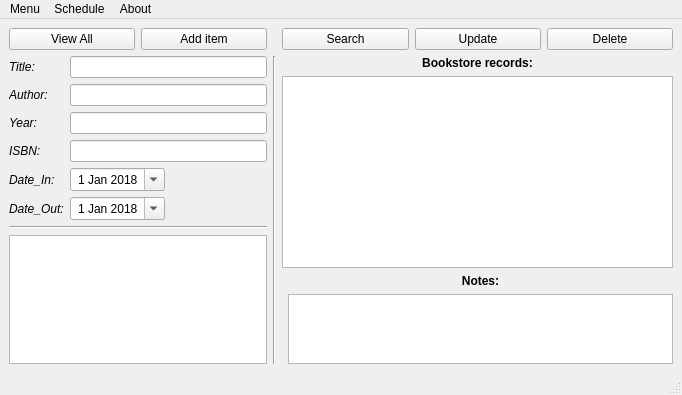
<?xml version="1.0" encoding="UTF-8"?>
<ui version="4.0">
 <class>MainWindow</class>
 <widget class="QMainWindow" name="MainWindow">
  <property name="geometry">
   <rect>
    <x>0</x>
    <y>0</y>
    <width>682</width>
    <height>382</height>
   </rect>
  </property>
  <property name="windowTitle">
   <string>MainWindow</string>
  </property>
  <widget class="QWidget" name="centralwidget">
   <layout class="QGridLayout" name="gridLayout">
    <item row="1" column="3" colspan="3">
     <layout class="QFormLayout" name="formLayout_3">
      <property name="labelAlignment">
       <set>Qt::AlignCenter</set>
      </property>
      <property name="formAlignment">
       <set>Qt::AlignHCenter|Qt::AlignTop</set>
      </property>
      <item row="0" column="0" colspan="2">
       <widget class="QLabel" name="label_7">
        <property name="sizePolicy">
         <sizepolicy hsizetype="Expanding" vsizetype="Preferred">
          <horstretch>0</horstretch>
          <verstretch>0</verstretch>
         </sizepolicy>
        </property>
        <property name="font">
         <font>
          <weight>75</weight>
          <bold>true</bold>
         </font>
        </property>
        <property name="text">
         <string>Bookstore records:</string>
        </property>
        <property name="alignment">
         <set>Qt::AlignCenter</set>
        </property>
       </widget>
      </item>
      <item row="1" column="0" colspan="2">
       <widget class="QListView" name="listView">
        <property name="sizePolicy">
         <sizepolicy hsizetype="Expanding" vsizetype="Minimum">
          <horstretch>0</horstretch>
          <verstretch>0</verstretch>
         </sizepolicy>
        </property>
        <property name="baseSize">
         <size>
          <width>0</width>
          <height>0</height>
         </size>
        </property>
       </widget>
      </item>
      <item row="3" column="1">
       <widget class="QTextBrowser" name="textBrowser">
        <property name="sizePolicy">
         <sizepolicy hsizetype="Expanding" vsizetype="Expanding">
          <horstretch>0</horstretch>
          <verstretch>0</verstretch>
         </sizepolicy>
        </property>
       </widget>
      </item>
      <item row="2" column="1">
       <widget class="QLabel" name="label_8">
        <property name="sizePolicy">
         <sizepolicy hsizetype="Expanding" vsizetype="Preferred">
          <horstretch>0</horstretch>
          <verstretch>0</verstretch>
         </sizepolicy>
        </property>
        <property name="font">
         <font>
          <weight>75</weight>
          <bold>true</bold>
         </font>
        </property>
        <property name="text">
         <string>Notes:</string>
        </property>
        <property name="alignment">
         <set>Qt::AlignCenter</set>
        </property>
       </widget>
      </item>
     </layout>
    </item>
    <item row="0" column="0">
     <widget class="QPushButton" name="pushButton">
      <property name="sizePolicy">
       <sizepolicy hsizetype="Minimum" vsizetype="Fixed">
        <horstretch>0</horstretch>
        <verstretch>0</verstretch>
       </sizepolicy>
      </property>
      <property name="text">
       <string>View All</string>
      </property>
     </widget>
    </item>
    <item row="0" column="4">
     <widget class="QPushButton" name="pushButton_4">
      <property name="text">
       <string>Update</string>
      </property>
     </widget>
    </item>
    <item row="0" column="1">
     <widget class="QPushButton" name="pushButton_2">
      <property name="text">
       <string>Add item</string>
      </property>
     </widget>
    </item>
    <item row="0" column="3">
     <widget class="QPushButton" name="pushButton_3">
      <property name="text">
       <string>Search</string>
      </property>
     </widget>
    </item>
    <item row="0" column="5">
     <widget class="QPushButton" name="pushButton_5">
      <property name="text">
       <string>Delete</string>
      </property>
     </widget>
    </item>
    <item row="1" column="0" colspan="2">
     <layout class="QFormLayout" name="formLayout">
      <item row="0" column="0">
       <widget class="QLabel" name="label">
        <property name="font">
         <font>
          <weight>50</weight>
          <italic>true</italic>
          <bold>false</bold>
         </font>
        </property>
        <property name="text">
         <string>Title:</string>
        </property>
        <property name="alignment">
         <set>Qt::AlignLeading|Qt::AlignLeft|Qt::AlignVCenter</set>
        </property>
        <property name="margin">
         <number>2</number>
        </property>
        <property name="indent">
         <number>0</number>
        </property>
       </widget>
      </item>
      <item row="0" column="1">
       <widget class="QLineEdit" name="lineEdit"/>
      </item>
      <item row="1" column="0">
       <widget class="QLabel" name="label_2">
        <property name="font">
         <font>
          <weight>50</weight>
          <italic>true</italic>
          <bold>false</bold>
         </font>
        </property>
        <property name="text">
         <string>Author:</string>
        </property>
        <property name="alignment">
         <set>Qt::AlignLeading|Qt::AlignLeft|Qt::AlignVCenter</set>
        </property>
        <property name="margin">
         <number>2</number>
        </property>
        <property name="indent">
         <number>0</number>
        </property>
       </widget>
      </item>
      <item row="1" column="1">
       <widget class="QLineEdit" name="lineEdit_2"/>
      </item>
      <item row="2" column="0">
       <widget class="QLabel" name="label_3">
        <property name="font">
         <font>
          <weight>50</weight>
          <italic>true</italic>
          <bold>false</bold>
         </font>
        </property>
        <property name="text">
         <string>Year:</string>
        </property>
        <property name="alignment">
         <set>Qt::AlignLeading|Qt::AlignLeft|Qt::AlignVCenter</set>
        </property>
        <property name="margin">
         <number>2</number>
        </property>
        <property name="indent">
         <number>0</number>
        </property>
       </widget>
      </item>
      <item row="2" column="1">
       <widget class="QLineEdit" name="lineEdit_3"/>
      </item>
      <item row="3" column="0">
       <widget class="QLabel" name="label_4">
        <property name="font">
         <font>
          <weight>50</weight>
          <italic>true</italic>
          <bold>false</bold>
         </font>
        </property>
        <property name="text">
         <string>ISBN:</string>
        </property>
        <property name="alignment">
         <set>Qt::AlignLeading|Qt::AlignLeft|Qt::AlignVCenter</set>
        </property>
        <property name="margin">
         <number>2</number>
        </property>
        <property name="indent">
         <number>0</number>
        </property>
       </widget>
      </item>
      <item row="3" column="1">
       <widget class="QLineEdit" name="lineEdit_4"/>
      </item>
      <item row="4" column="0">
       <widget class="QLabel" name="label_5">
        <property name="font">
         <font>
          <weight>50</weight>
          <italic>true</italic>
          <bold>false</bold>
         </font>
        </property>
        <property name="text">
         <string>Date_In:</string>
        </property>
        <property name="alignment">
         <set>Qt::AlignLeading|Qt::AlignLeft|Qt::AlignVCenter</set>
        </property>
        <property name="margin">
         <number>2</number>
        </property>
        <property name="indent">
         <number>0</number>
        </property>
       </widget>
      </item>
      <item row="4" column="1">
       <widget class="QDateEdit" name="dateEdit">
        <property name="sizePolicy">
         <sizepolicy hsizetype="Fixed" vsizetype="Fixed">
          <horstretch>0</horstretch>
          <verstretch>0</verstretch>
         </sizepolicy>
        </property>
        <property name="alignment">
         <set>Qt::AlignCenter</set>
        </property>
        <property name="dateTime">
         <datetime>
          <hour>0</hour>
          <minute>0</minute>
          <second>0</second>
          <year>2018</year>
          <month>1</month>
          <day>1</day>
         </datetime>
        </property>
        <property name="calendarPopup">
         <bool>true</bool>
        </property>
       </widget>
      </item>
      <item row="5" column="0">
       <widget class="QLabel" name="label_6">
        <property name="font">
         <font>
          <weight>50</weight>
          <italic>true</italic>
          <bold>false</bold>
         </font>
        </property>
        <property name="text">
         <string>Date_Out:</string>
        </property>
        <property name="alignment">
         <set>Qt::AlignLeading|Qt::AlignLeft|Qt::AlignVCenter</set>
        </property>
        <property name="margin">
         <number>2</number>
        </property>
        <property name="indent">
         <number>0</number>
        </property>
       </widget>
      </item>
      <item row="5" column="1">
       <widget class="QDateEdit" name="dateEdit_2">
        <property name="sizePolicy">
         <sizepolicy hsizetype="Fixed" vsizetype="Fixed">
          <horstretch>0</horstretch>
          <verstretch>0</verstretch>
         </sizepolicy>
        </property>
        <property name="alignment">
         <set>Qt::AlignCenter</set>
        </property>
        <property name="dateTime">
         <datetime>
          <hour>0</hour>
          <minute>0</minute>
          <second>0</second>
          <year>2018</year>
          <month>1</month>
          <day>1</day>
         </datetime>
        </property>
        <property name="calendarPopup">
         <bool>true</bool>
        </property>
       </widget>
      </item>
      <item row="6" column="0" colspan="2">
       <widget class="Line" name="line">
        <property name="orientation">
         <enum>Qt::Horizontal</enum>
        </property>
       </widget>
      </item>
      <item row="7" column="0" colspan="2">
       <widget class="QGraphicsView" name="graphicsView"/>
      </item>
     </layout>
    </item>
    <item row="1" column="2">
     <widget class="Line" name="line_2">
      <property name="orientation">
       <enum>Qt::Vertical</enum>
      </property>
     </widget>
    </item>
   </layout>
  </widget>
  <widget class="QMenuBar" name="menubar">
   <property name="geometry">
    <rect>
     <x>0</x>
     <y>0</y>
     <width>682</width>
     <height>21</height>
    </rect>
   </property>
   <widget class="QMenu" name="menuMenu">
    <property name="title">
     <string>Menu</string>
    </property>
    <addaction name="actionView_All_Records"/>
    <addaction name="actionAdd_New_Entry"/>
    <addaction name="separator"/>
    <addaction name="actionSearch_item"/>
    <addaction name="actionUpdate"/>
    <addaction name="separator"/>
    <addaction name="actionDelete"/>
    <addaction name="actionExit"/>
   </widget>
   <widget class="QMenu" name="menuSchedule">
    <property name="title">
     <string>Schedule</string>
    </property>
    <addaction name="actionDate_Out"/>
    <addaction name="actionDate_In"/>
    <addaction name="actionNotes"/>
   </widget>
   <widget class="QMenu" name="menuAbout">
    <property name="title">
     <string>About</string>
    </property>
    <addaction name="actionAbout_us"/>
   </widget>
   <addaction name="menuMenu"/>
   <addaction name="menuSchedule"/>
   <addaction name="menuAbout"/>
  </widget>
  <widget class="QStatusBar" name="statusbar"/>
  <action name="actionView_All_Records">
   <property name="text">
    <string>View All Records</string>
   </property>
  </action>
  <action name="actionAdd_New_Entry">
   <property name="text">
    <string>Add New Entry</string>
   </property>
  </action>
  <action name="actionSearch_item">
   <property name="text">
    <string>Search</string>
   </property>
  </action>
  <action name="actionUpdate">
   <property name="text">
    <string>Update</string>
   </property>
  </action>
  <action name="actionDelete">
   <property name="text">
    <string>Delete</string>
   </property>
  </action>
  <action name="actionExit">
   <property name="text">
    <string>Exit</string>
   </property>
  </action>
  <action name="actionDate_Out">
   <property name="text">
    <string>Date_Out</string>
   </property>
  </action>
  <action name="actionDate_In">
   <property name="text">
    <string>Date_In</string>
   </property>
  </action>
  <action name="actionNotes">
   <property name="text">
    <string>Notes</string>
   </property>
  </action>
  <action name="actionAbout_us">
   <property name="text">
    <string>About us</string>
   </property>
  </action>
 </widget>
 <resources/>
 <connections/>
</ui>
